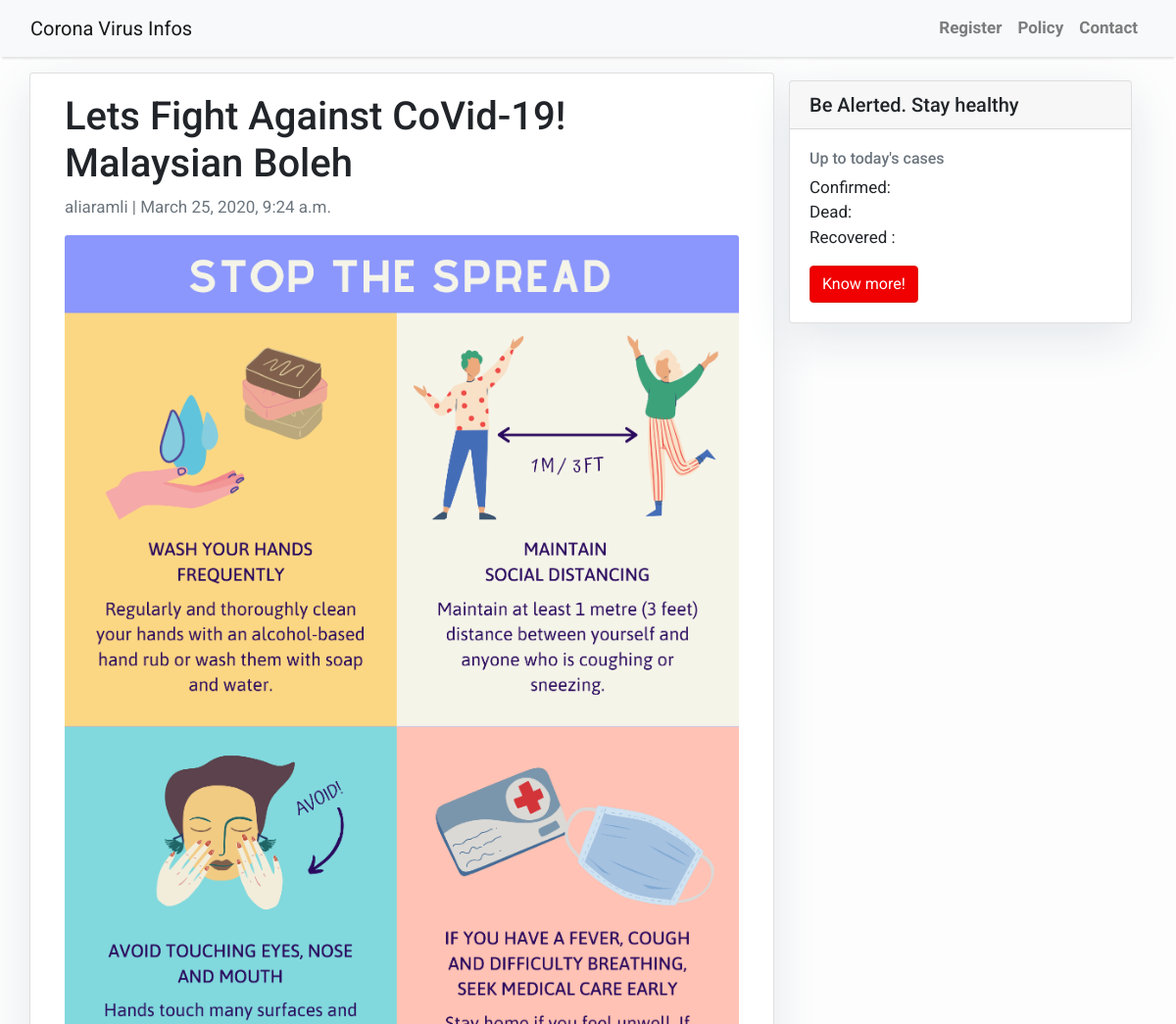
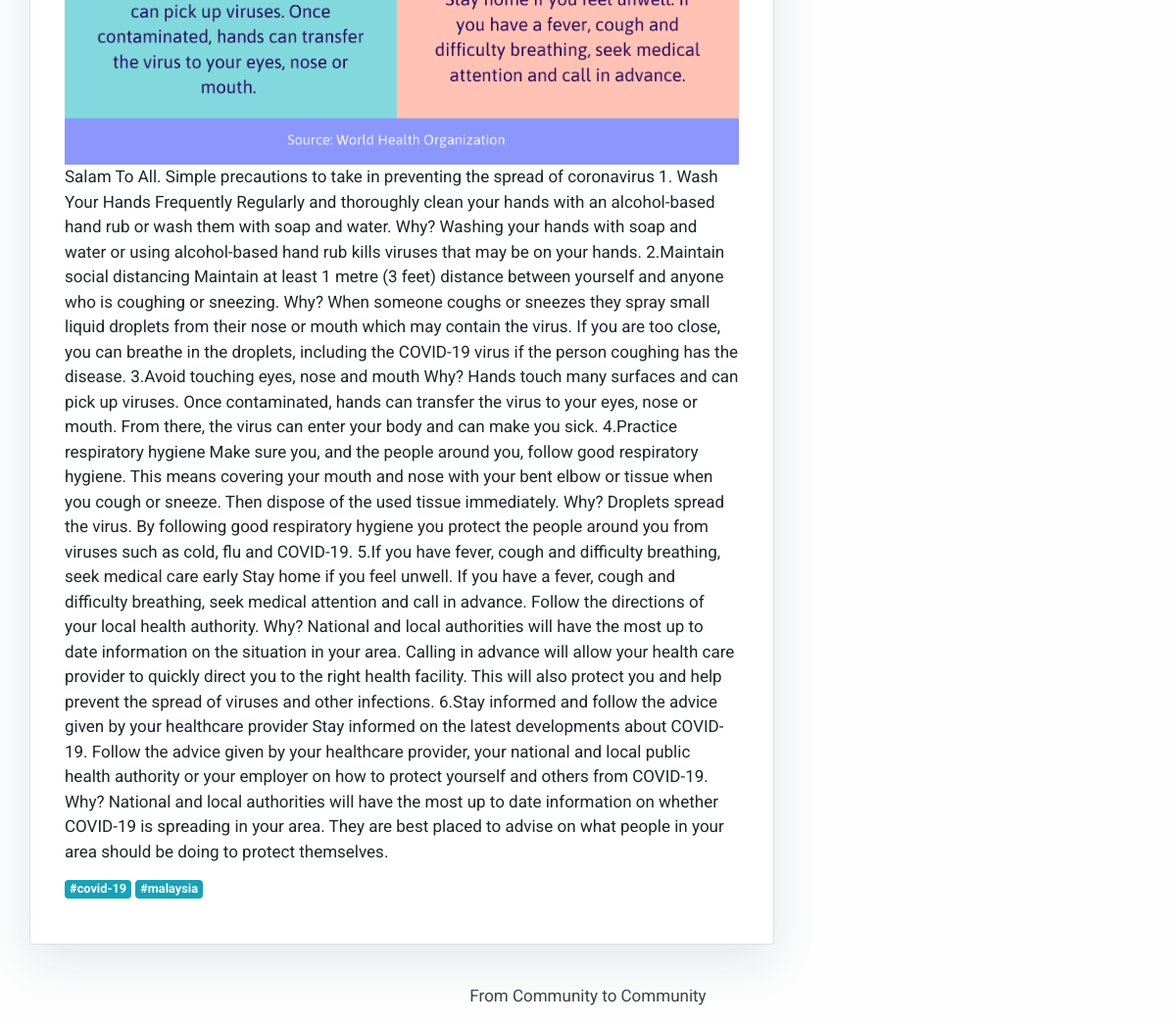
Page /lets-fight-against-covid-19-malaysian-boleh/ on the committed database (2 pictures, top to bottom).
### blog/models.py (models this page shows, shortened)
class Post(models.Model):
    title = models.CharField(max_length=60, unique=True)
    slug  = models.SlugField(max_length=60, unique=True)
    author = models.ForeignKey (User, on_delete=models.CASCADE, related_name='blog_posts')
    updated_on = models.DateTimeField(auto_now= True)
    cover = models.ImageField(upload_to='images/', default='images/default.png')
    content = models.TextField( blank=True)
    created_on = models.DateTimeField(auto_now = True)
    status = models.IntegerField(choices=STATUS, default=0)
    tags = TaggableManager()
    class Meta:
        ordering = ['-created_on']

### blog/views.py (the view)
# urls.py: path('<slug:slug>/', views.PostDetail.as_view(), name='post_detail'),
class PostDetail(generic.DetailView):
    model = Post
    template_name = 'post_detail.html'

### templates/post_detail.html
{% extends 'base.html' %} {% block content %}
<div class="container">
  <div class="row">
    <div class="col-md-8 card mb-4  mt-3 left  top">
      <div class="card-body">
        <h1>{% block title %} {{ object.title }} {% endblock title %}</h1>
        <p class=" text-muted">{{ post.author }} | {{ post.created_on }}</p>
        <img class="card-img-top" src="{{ post.cover.url}}" alt="{{ post.title }}">
        <p class="card-text ">{{ object.content | safe }}</p>
        <div style="display:flex">
           {% for tag in post.tags.all %}
            <a href="{% url 'tagged' tag.slug %}" class="mr-1 badge badge-info">#{{ tag }}</a>
           {% endfor %}
         </div>
        <br/>
  </div>
</div>
    {% block sidebar %} {% include 'sidebar.html' %} {% endblock sidebar %}
  </div>
</div>
{% endblock content %}

### templates/base.html (style rules this page uses)
body { font-family: "Roboto", sans-serif; font-size: 17px; background-color: #fdfdfd; }

### templates/sidebar.html (style rules this page uses)
.card { box-shadow: 0 16px 48px #E3E7EB; }

### rows in the picture
Post: title "Lets Fight Against CoVid-19! Malaysian Boleh", author "aliaramli", created_on "March 25, 2020, 9:24 a.m.", cover (picture), content "Salam To All. Simple precautions to take in preventing the spread of coronavirus 1. Wash Your Hands Frequently Regularly and thoroughly clean your hands with an alcohol-based hand rub or wash them with soap and water. Why? Washing your hands with soap and water or using alcohol-based hand rub kills viruses that may be on your hands. 2.Maintain social distancing Maintain at least 1 metre (3 feet) distance between yourself and anyone who is coughing or sneezing. Why? When someone coughs or sneezes they spray small liquid droplets from their nose or mouth which may contain the virus. If you are too close, you can breathe in the droplets, including the COVID-19 virus if the person coughing has…"
Tag: name "covid-19"
Tag: name "malaysia"
